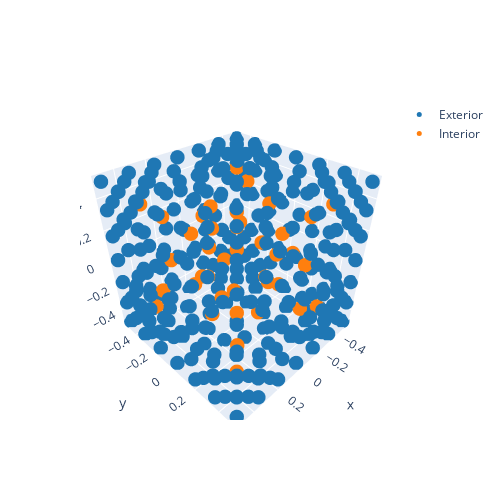

The cell this chart's notebook holds for it:
### Code cell
results2.plot_property('type')
